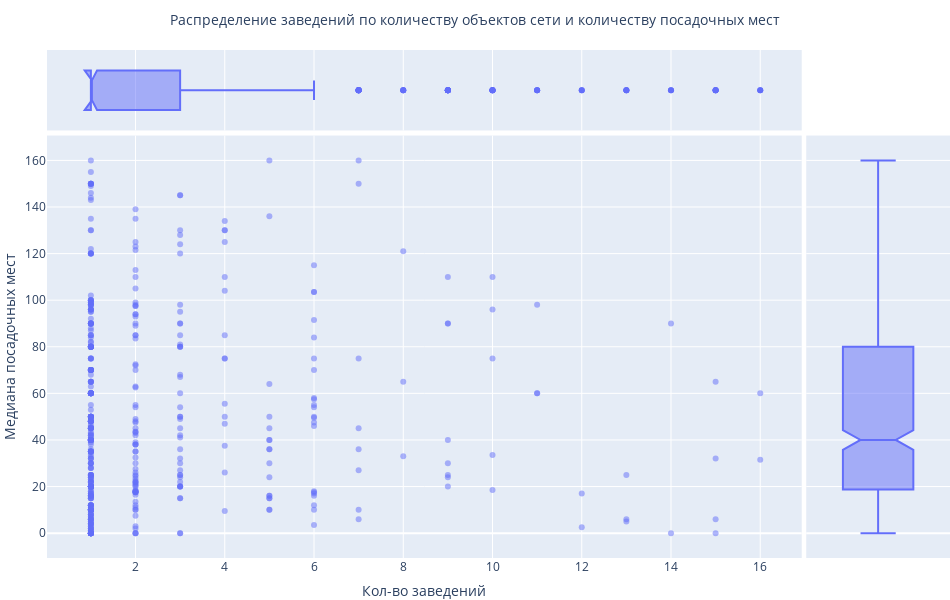

The notebook cell saved with this chart:
### Markdown cell above
***Вывод***   
Распределение объектов общественного питания по количеству заведений сети имеет выраженную правостороннюю ассиметрию, вероятно в том числе за счет наличия заведений с аномально большим количеством посадочных мест. Для получения более детализированной картины и общей тенденции имеет смысл рассмотреть подобные наблюдения как выбросы.

### Code cell
# определяем процентили для границы отсечения выбросов по количеству заведений
num_order = np.percentile(num_seat['count'], [90,95,99]) 
display(num_order)
# определяем процентили для границы отсечения выбросов по количеству посадочных мест
seat_order = np.percentile(num_seat['median'], [90,95,99])
display(seat_order)

num_seat_trunc = num_seat.query('count <= @num_order[1] and median <=@seat_order[1]') # фильтруем датасет по 95 процентилю
display(num_seat.shape[0], num_seat_trunc.shape[0]) 

fig = px.scatter(num_seat_trunc, x= num_seat_trunc['count'], 
                 y=num_seat_trunc['median'], 
                 marginal_x = 'box',
                 marginal_y='box', opacity=0.5)
fig.update_layout(width=950, height=600,
                 title_text = ('Распределение заведений по количеству объектов сети и количеству посадочных мест'),
                 title_font_size = 14,
                 title_xanchor='center',
                 title_x=.5,
                 xaxis_title = 'Кол-во заведений',
                 yaxis_title = 'Медиана посадочных мест',
                 margin=dict(r=0,l=0,t=50,b=0))
fig.show()

### Figure 1 — Plotly figure (JSON) as saved in the notebook; plotly's stock layout.template omitted (floating-point values rounded to 4 significant figures; data arrays with more than 128 entries replaced by an {"elided": "..."} marker saying what was removed)
{"data": [{"hovertemplate": "count=%{x}<br>median=%{y}<extra></extra>", "legendgroup": "", "marker": {"color": "#636efa", "opacity": 0.5, "symbol": "circle"}, "mode": "markers", "name": "", "orientation": "v", "showlegend": false, "type": "scatter", "x": {"elided": "520 int values"}, "xaxis": "x", "y": {"elided": "520 float values"}, "yaxis": "y"}, {"alignmentgroup": "True", "hovertemplate": "count=%{x}<extra></extra>", "legendgroup": "", "marker": {"color": "#636efa", "symbol": "circle"}, "name": "", "notched": true, "offsetgroup": "", "showlegend": false, "type": "box", "x": {"elided": "520 int values"}, "xaxis": "x3", "yaxis": "y3"}, {"alignmentgroup": "True", "hovertemplate": "median=%{y}<extra></extra>", "legendgroup": "", "marker": {"color": "#636efa", "symbol": "circle"}, "name": "", "notched": true, "offsetgroup": "", "showlegend": false, "type": "box", "xaxis": "x2", "y": {"elided": "520 float values"}, "yaxis": "y2"}], "layout": {"height": 600, "legend": {"tracegroupgap": 0}, "margin": {"b": 0, "l": 0, "r": 0, "t": 50}, "title": {"font": {"size": 14}, "text": "Распределение заведений по количеству объектов сети и количеству посадочных мест", "x": 0.5, "xanchor": "center"}, "width": 950, "xaxis": {"anchor": "y", "domain": [0, 0.8358], "title": {"text": "Кол-во заведений"}}, "xaxis2": {"anchor": "y2", "domain": [0.8408, 1], "matches": "x2", "showgrid": false, "showline": false, "showticklabels": false, "ticks": ""}, "xaxis3": {"anchor": "y3", "domain": [0, 0.8358], "matches": "x", "showgrid": true, "showticklabels": false}, "xaxis4": {"anchor": "y4", "domain": [0.8408, 1], "matches": "x2", "showgrid": false, "showline": false, "showticklabels": false, "ticks": ""}, "yaxis": {"anchor": "x", "domain": [0, 0.8316], "title": {"text": "Медиана посадочных мест"}}, "yaxis2": {"anchor": "x2", "domain": [0, 0.8316], "matches": "y", "showgrid": true, "showticklabels": false}, "yaxis3": {"anchor": "x3", "domain": [0.8416, 1], "matches": "y3", "showgrid": false, "showline": false, "showticklabels": false, "ticks": ""}, "yaxis4": {"anchor": "x4", "domain": [0.8416, 1], "matches": "y3", "showgrid": true, "showline": false, "showticklabels": false, "ticks": ""}}}
